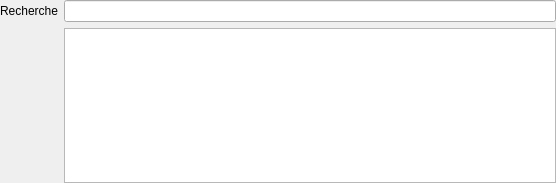
<?xml version="1.0" encoding="UTF-8"?>
<ui version="4.0">
 <class>CustomSearchWidget</class>
 <widget class="QWidget" name="CustomSearchWidget">
  <property name="geometry">
   <rect>
    <x>0</x>
    <y>0</y>
    <width>556</width>
    <height>183</height>
   </rect>
  </property>
  <property name="windowTitle">
   <string>CustomSearchWidget</string>
  </property>
  <layout class="QHBoxLayout" name="horizontalLayout_3">
   <property name="spacing">
    <number>0</number>
   </property>
   <property name="leftMargin">
    <number>0</number>
   </property>
   <property name="topMargin">
    <number>0</number>
   </property>
   <property name="rightMargin">
    <number>0</number>
   </property>
   <property name="bottomMargin">
    <number>0</number>
   </property>
   <item>
    <layout class="QFormLayout" name="formLayout">
     <item row="0" column="0">
      <widget class="QLabel" name="searchLabel">
       <property name="text">
        <string>Recherche</string>
       </property>
      </widget>
     </item>
     <item row="0" column="1">
      <widget class="QLineEdit" name="searchLineEdit"/>
     </item>
     <item row="1" column="1">
      <widget class="QListWidget" name="resultsListWidget">
       <property name="minimumSize">
        <size>
         <width>0</width>
         <height>66</height>
        </size>
       </property>
      </widget>
     </item>
    </layout>
   </item>
  </layout>
 </widget>
 <layoutdefault spacing="6" margin="11"/>
 <resources/>
 <connections>
  <connection>
   <sender>searchLineEdit</sender>
   <signal>textChanged(QString)</signal>
   <receiver>resultsListWidget</receiver>
   <slot>clear()</slot>
   <hints>
    <hint type="sourcelabel">
     <x>198</x>
     <y>35</y>
    </hint>
    <hint type="destinationlabel">
     <x>288</x>
     <y>161</y>
    </hint>
   </hints>
  </connection>
 </connections>
</ui>
